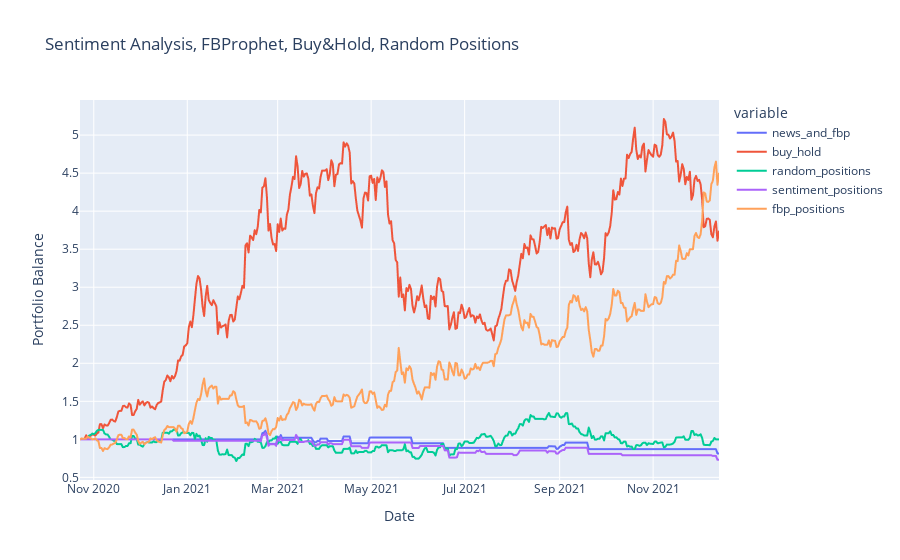

Here is the notebook cell this chart was saved with:
### Markdown cell above
# Visualizing Backtest Performance

### Code cell
# Visualizing results
fig = px.line(
    performance,
    x=performance.index,
    y=performance.columns,
    title='Sentiment Analysis, FBProphet, Buy&Hold, Random Positions',
    labels={"value": "Portfolio Balance",
            "index": "Date"}
)

fig.show()

### Figure 1 — Plotly figure (JSON) as saved in the notebook; plotly's stock layout.template omitted (floating-point values rounded to 4 significant figures; data arrays with more than 128 entries replaced by an {"elided": "..."} marker saying what was removed)
{"data": [{"hovertemplate": "variable=news_and_fbp<br>Date=%{x}<br>Portfolio Balance=%{y}<extra></extra>", "legendgroup": "news_and_fbp", "line": {"color": "#636efa", "dash": "solid"}, "mode": "lines", "name": "news_and_fbp", "showlegend": true, "type": "scattergl", "x": {"elided": "418 str values"}, "xaxis": "x", "y": {"elided": "418 float values"}, "yaxis": "y"}, {"hovertemplate": "variable=buy_hold<br>Date=%{x}<br>Portfolio Balance=%{y}<extra></extra>", "legendgroup": "buy_hold", "line": {"color": "#EF553B", "dash": "solid"}, "mode": "lines", "name": "buy_hold", "showlegend": true, "type": "scattergl", "x": {"elided": "418 str values"}, "xaxis": "x", "y": {"elided": "418 float values"}, "yaxis": "y"}, {"hovertemplate": "variable=random_positions<br>Date=%{x}<br>Portfolio Balance=%{y}<extra></extra>", "legendgroup": "random_positions", "line": {"color": "#00cc96", "dash": "solid"}, "mode": "lines", "name": "random_positions", "showlegend": true, "type": "scattergl", "x": {"elided": "418 str values"}, "xaxis": "x", "y": {"elided": "418 float values"}, "yaxis": "y"}, {"hovertemplate": "variable=sentiment_positions<br>Date=%{x}<br>Portfolio Balance=%{y}<extra></extra>", "legendgroup": "sentiment_positions", "line": {"color": "#ab63fa", "dash": "solid"}, "mode": "lines", "name": "sentiment_positions", "showlegend": true, "type": "scattergl", "x": {"elided": "418 str values"}, "xaxis": "x", "y": {"elided": "418 float values"}, "yaxis": "y"}, {"hovertemplate": "variable=fbp_positions<br>Date=%{x}<br>Portfolio Balance=%{y}<extra></extra>", "legendgroup": "fbp_positions", "line": {"color": "#FFA15A", "dash": "solid"}, "mode": "lines", "name": "fbp_positions", "showlegend": true, "type": "scattergl", "x": {"elided": "418 str values"}, "xaxis": "x", "y": {"elided": "418 float values"}, "yaxis": "y"}], "layout": {"autosize": true, "legend": {"title": {"text": "variable"}, "tracegroupgap": 0}, "title": {"text": "Sentiment Analysis, FBProphet, Buy&Hold, Random Positions"}, "xaxis": {"anchor": "y", "autorange": true, "domain": [0, 1], "range": ["2020-10-23", "2021-12-14"], "title": {"text": "Date"}, "type": "date"}, "yaxis": {"anchor": "x", "autorange": true, "domain": [0, 1], "range": [0.4652, 5.462], "title": {"text": "Portfolio Balance"}, "type": "linear"}}}
